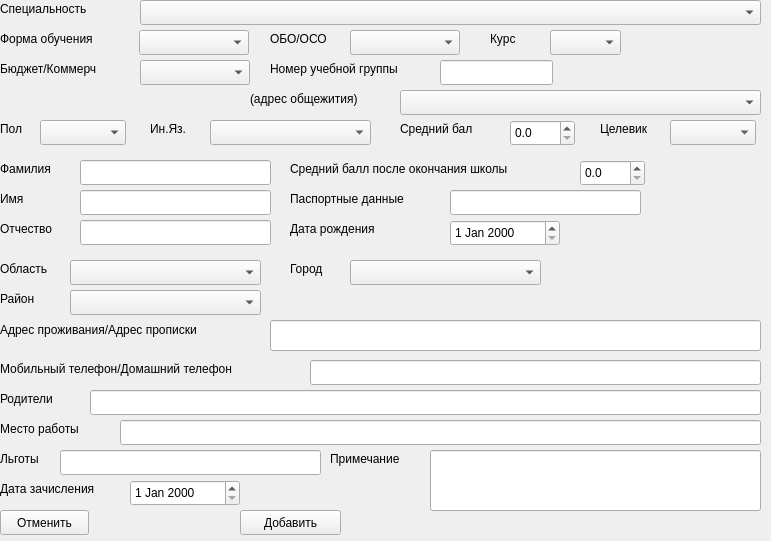
   <widget class="QWidget" name="AddStudent" native="true">
    <property name="geometry">
     <rect>
      <x>1030</x>
      <y>0</y>
      <width>771</width>
      <height>541</height>
     </rect>
    </property>
    <property name="autoFillBackground">
     <bool>true</bool>
    </property>
    <widget class="QLabel" name="label_19">
     <property name="geometry">
      <rect>
       <x>0</x>
       <y>0</y>
       <width>111</width>
       <height>17</height>
      </rect>
     </property>
     <property name="text">
      <string>Специальность</string>
     </property>
    </widget>
    <widget class="QLabel" name="label_20">
     <property name="geometry">
      <rect>
       <x>290</x>
       <y>190</y>
       <width>141</width>
       <height>17</height>
      </rect>
     </property>
     <property name="text">
      <string>Паспортные данные</string>
     </property>
    </widget>
    <widget class="QLabel" name="label_21">
     <property name="geometry">
      <rect>
       <x>290</x>
       <y>220</y>
       <width>111</width>
       <height>17</height>
      </rect>
     </property>
     <property name="text">
      <string>Дата рождения</string>
     </property>
    </widget>
    <widget class="QComboBox" name="comboBox_10">
     <property name="geometry">
      <rect>
       <x>350</x>
       <y>260</y>
       <width>191</width>
       <height>25</height>
      </rect>
     </property>
     <property name="cursor">
      <cursorShape>PointingHandCursor</cursorShape>
     </property>
    </widget>
    <widget class="QComboBox" name="comboBox_2">
     <property name="geometry">
      <rect>
       <x>139</x>
       <y>30</y>
       <width>110</width>
       <height>25</height>
      </rect>
     </property>
     <property name="cursor">
      <cursorShape>PointingHandCursor</cursorShape>
     </property>
    </widget>
    <widget class="QLabel" name="label_22">
     <property name="geometry">
      <rect>
       <x>150</x>
       <y>120</y>
       <width>41</width>
       <height>17</height>
      </rect>
     </property>
     <property name="text">
      <string>Ин.Яз.</string>
     </property>
    </widget>
    <widget class="QLabel" name="label_23">
     <property name="geometry">
      <rect>
       <x>0</x>
       <y>320</y>
       <width>251</width>
       <height>20</height>
      </rect>
     </property>
     <property name="text">
      <string>Адрес проживания/Адрес прописки</string>
     </property>
    </widget>
    <widget class="QLabel" name="label_24">
     <property name="geometry">
      <rect>
       <x>290</x>
       <y>260</y>
       <width>51</width>
       <height>17</height>
      </rect>
     </property>
     <property name="text">
      <string>Город</string>
     </property>
    </widget>
    <widget class="QLineEdit" name="lineEdit_6">
     <property name="geometry">
      <rect>
       <x>310</x>
       <y>360</y>
       <width>451</width>
       <height>25</height>
      </rect>
     </property>
    </widget>
    <widget class="QLabel" name="label_25">
     <property name="geometry">
      <rect>
       <x>0</x>
       <y>30</y>
       <width>121</width>
       <height>17</height>
      </rect>
     </property>
     <property name="text">
      <string>Форма обучения</string>
     </property>
    </widget>
    <widget class="QLineEdit" name="lineEdit_7">
     <property name="geometry">
      <rect>
       <x>90</x>
       <y>390</y>
       <width>671</width>
       <height>25</height>
      </rect>
     </property>
    </widget>
    <widget class="QLineEdit" name="lineEdit_5">
     <property name="geometry">
      <rect>
       <x>270</x>
       <y>320</y>
       <width>491</width>
       <height>31</height>
      </rect>
     </property>
    </widget>
    <widget class="QLabel" name="label_26">
     <property name="geometry">
      <rect>
       <x>0</x>
       <y>420</y>
       <width>101</width>
       <height>17</height>
      </rect>
     </property>
     <property name="text">
      <string>Место работы</string>
     </property>
    </widget>
    <widget class="QLineEdit" name="lineEdit">
     <property name="geometry">
      <rect>
       <x>80</x>
       <y>160</y>
       <width>191</width>
       <height>25</height>
      </rect>
     </property>
    </widget>
    <widget class="QLabel" name="label_27">
     <property name="geometry">
      <rect>
       <x>330</x>
       <y>450</y>
       <width>91</width>
       <height>17</height>
      </rect>
     </property>
     <property name="text">
      <string>Примечание</string>
     </property>
    </widget>
    <widget class="QLineEdit" name="lineEdit_3">
     <property name="geometry">
      <rect>
       <x>80</x>
       <y>220</y>
       <width>191</width>
       <height>25</height>
      </rect>
     </property>
    </widget>
    <widget class="QLabel" name="label_28">
     <property name="geometry">
      <rect>
       <x>400</x>
       <y>120</y>
       <width>101</width>
       <height>17</height>
      </rect>
     </property>
     <property name="text">
      <string>Средний бал</string>
     </property>
    </widget>
    <widget class="QLabel" name="label_29">
     <property name="geometry">
      <rect>
       <x>0</x>
       <y>290</y>
       <width>41</width>
       <height>17</height>
      </rect>
     </property>
     <property name="text">
      <string>Район</string>
     </property>
    </widget>
    <widget class="QLineEdit" name="lineEdit_11">
     <property name="geometry">
      <rect>
       <x>60</x>
       <y>450</y>
       <width>261</width>
       <height>25</height>
      </rect>
     </property>
    </widget>
    <widget class="QLabel" name="label_30">
     <property name="geometry">
      <rect>
       <x>600</x>
       <y>120</y>
       <width>61</width>
       <height>17</height>
      </rect>
     </property>
     <property name="text">
      <string>Целевик</string>
     </property>
    </widget>
    <widget class="QLabel" name="label_31">
     <property name="geometry">
      <rect>
       <x>0</x>
       <y>60</y>
       <width>121</width>
       <height>17</height>
      </rect>
     </property>
     <property name="text">
      <string>Бюджет/Коммерч</string>
     </property>
    </widget>
    <widget class="QLabel" name="label_32">
     <property name="geometry">
      <rect>
       <x>0</x>
       <y>120</y>
       <width>31</width>
       <height>17</height>
      </rect>
     </property>
     <property name="text">
      <string>Пол</string>
     </property>
    </widget>
    <widget class="QLabel" name="label_33">
     <property name="geometry">
      <rect>
       <x>0</x>
       <y>390</y>
       <width>71</width>
       <height>17</height>
      </rect>
     </property>
     <property name="text">
      <string>Родители</string>
     </property>
    </widget>
    <widget class="QLabel" name="label_34">
     <property name="geometry">
      <rect>
       <x>0</x>
       <y>160</y>
       <width>61</width>
       <height>17</height>
      </rect>
     </property>
     <property name="text">
      <string>Фамилия</string>
     </property>
    </widget>
    <widget class="QLineEdit" name="lineEdit_4">
     <property name="geometry">
      <rect>
       <x>450</x>
       <y>190</y>
       <width>191</width>
       <height>25</height>
      </rect>
     </property>
    </widget>
    <widget class="QLineEdit" name="lineEdit_9">
     <property name="geometry">
      <rect>
       <x>430</x>
       <y>450</y>
       <width>331</width>
       <height>61</height>
      </rect>
     </property>
    </widget>
    <widget class="QDateEdit" name="dateEdit_4">
     <property name="geometry">
      <rect>
       <x>130</x>
       <y>480</y>
       <width>110</width>
       <height>26</height>
      </rect>
     </property>
     <property name="cursor">
      <cursorShape>PointingHandCursor</cursorShape>
     </property>
    </widget>
    <widget class="QComboBox" name="comboBox_5">
     <property name="geometry">
      <rect>
       <x>140</x>
       <y>60</y>
       <width>110</width>
       <height>25</height>
      </rect>
     </property>
     <property name="cursor">
      <cursorShape>PointingHandCursor</cursorShape>
     </property>
    </widget>
    <widget class="QComboBox" name="comboBox_3">
     <property name="geometry">
      <rect>
       <x>350</x>
       <y>30</y>
       <width>110</width>
       <height>25</height>
      </rect>
     </property>
     <property name="cursor">
      <cursorShape>PointingHandCursor</cursorShape>
     </property>
    </widget>
    <widget class="QComboBox" name="comboBox_9">
     <property name="geometry">
      <rect>
       <x>70</x>
       <y>260</y>
       <width>191</width>
       <height>25</height>
      </rect>
     </property>
     <property name="cursor">
      <cursorShape>PointingHandCursor</cursorShape>
     </property>
    </widget>
    <widget class="QLabel" name="label_56">
     <property name="geometry">
      <rect>
       <x>0</x>
       <y>480</y>
       <width>121</width>
       <height>17</height>
      </rect>
     </property>
     <property name="text">
      <string>Дата зачисления</string>
     </property>
    </widget>
    <widget class="QComboBox" name="comboBox_7">
     <property name="geometry">
      <rect>
       <x>40</x>
       <y>120</y>
       <width>86</width>
       <height>25</height>
      </rect>
     </property>
     <property name="cursor">
      <cursorShape>PointingHandCursor</cursorShape>
     </property>
    </widget>
    <widget class="QPushButton" name="pushButton_7">
     <property name="geometry">
      <rect>
       <x>240</x>
       <y>510</y>
       <width>101</width>
       <height>25</height>
      </rect>
     </property>
     <property name="cursor">
      <cursorShape>PointingHandCursor</cursorShape>
     </property>
     <property name="text">
      <string>Добавить</string>
     </property>
    </widget>
    <widget class="QDoubleSpinBox" name="doubleSpinBox_2">
     <property name="geometry">
      <rect>
       <x>580</x>
       <y>160</y>
       <width>65</width>
       <height>26</height>
      </rect>
     </property>
     <property name="cursor">
      <cursorShape>PointingHandCursor</cursorShape>
     </property>
     <property name="decimals">
      <number>1</number>
     </property>
     <property name="singleStep">
      <double>0.100000000000000</double>
     </property>
    </widget>
    <widget class="QLabel" name="label_35">
     <property name="geometry">
      <rect>
       <x>0</x>
       <y>450</y>
       <width>51</width>
       <height>17</height>
      </rect>
     </property>
     <property name="text">
      <string>Льготы</string>
     </property>
    </widget>
    <widget class="QPushButton" name="pushButton_8">
     <property name="geometry">
      <rect>
       <x>0</x>
       <y>510</y>
       <width>89</width>
       <height>25</height>
      </rect>
     </property>
     <property name="cursor">
      <cursorShape>PointingHandCursor</cursorShape>
     </property>
     <property name="text">
      <string>Отменить</string>
     </property>
    </widget>
    <widget class="QLabel" name="label_36">
     <property name="geometry">
      <rect>
       <x>0</x>
       <y>360</y>
       <width>291</width>
       <height>17</height>
      </rect>
     </property>
     <property name="text">
      <string>Мобильный телефон/Домашний телефон</string>
     </property>
    </widget>
    <widget class="QDateEdit" name="dateEdit">
     <property name="geometry">
      <rect>
       <x>450</x>
       <y>220</y>
       <width>110</width>
       <height>26</height>
      </rect>
     </property>
     <property name="cursor">
      <cursorShape>PointingHandCursor</cursorShape>
     </property>
    </widget>
    <widget class="QLabel" name="label_37">
     <property name="geometry">
      <rect>
       <x>0</x>
       <y>190</y>
       <width>31</width>
       <height>17</height>
      </rect>
     </property>
     <property name="text">
      <string>Имя</string>
     </property>
    </widget>
    <widget class="QLabel" name="label_38">
     <property name="geometry">
      <rect>
       <x>290</x>
       <y>160</y>
       <width>281</width>
       <height>17</height>
      </rect>
     </property>
     <property name="text">
      <string>Средний балл после окончания школы</string>
     </property>
    </widget>
    <widget class="QLabel" name="label_39">
     <property name="geometry">
      <rect>
       <x>0</x>
       <y>260</y>
       <width>61</width>
       <height>17</height>
      </rect>
     </property>
     <property name="text">
      <string>Область	</string>
     </property>
    </widget>
    <widget class="QLineEdit" name="lineEdit_2">
     <property name="geometry">
      <rect>
       <x>80</x>
       <y>190</y>
       <width>191</width>
       <height>25</height>
      </rect>
     </property>
    </widget>
    <widget class="QLabel" name="label_40">
     <property name="geometry">
      <rect>
       <x>270</x>
       <y>60</y>
       <width>161</width>
       <height>17</height>
      </rect>
     </property>
     <property name="text">
      <string>Номер учебной группы</string>
     </property>
    </widget>
    <widget class="QLineEdit" name="lineEdit_10">
     <property name="geometry">
      <rect>
       <x>440</x>
       <y>60</y>
       <width>113</width>
       <height>25</height>
      </rect>
     </property>
    </widget>
    <widget class="QComboBox" name="comboBox">
     <property name="geometry">
      <rect>
       <x>140</x>
       <y>0</y>
       <width>621</width>
       <height>25</height>
      </rect>
     </property>
     <property name="cursor">
      <cursorShape>PointingHandCursor</cursorShape>
     </property>
    </widget>
    <widget class="QComboBox" name="comboBox_6">
     <property name="geometry">
      <rect>
       <x>400</x>
       <y>90</y>
       <width>361</width>
       <height>25</height>
      </rect>
     </property>
     <property name="cursor">
      <cursorShape>PointingHandCursor</cursorShape>
     </property>
    </widget>
    <widget class="QLabel" name="label_41">
     <property name="geometry">
      <rect>
       <x>270</x>
       <y>30</y>
       <width>71</width>
       <height>17</height>
      </rect>
     </property>
     <property name="text">
      <string>ОБО/ОСО</string>
     </property>
    </widget>
    <widget class="QLabel" name="label_42">
     <property name="geometry">
      <rect>
       <x>0</x>
       <y>220</y>
       <width>71</width>
       <height>17</height>
      </rect>
     </property>
     <property name="text">
      <string>Отчество</string>
     </property>
    </widget>
    <widget class="QDoubleSpinBox" name="doubleSpinBox">
     <property name="geometry">
      <rect>
       <x>510</x>
       <y>120</y>
       <width>65</width>
       <height>26</height>
      </rect>
     </property>
     <property name="cursor">
      <cursorShape>PointingHandCursor</cursorShape>
     </property>
     <property name="decimals">
      <number>1</number>
     </property>
     <property name="singleStep">
      <double>0.100000000000000</double>
     </property>
    </widget>
    <widget class="QComboBox" name="comboBox_13">
     <property name="geometry">
      <rect>
       <x>670</x>
       <y>120</y>
       <width>86</width>
       <height>25</height>
      </rect>
     </property>
     <property name="cursor">
      <cursorShape>PointingHandCursor</cursorShape>
     </property>
    </widget>
    <widget class="QComboBox" name="comboBox_4">
     <property name="geometry">
      <rect>
       <x>550</x>
       <y>30</y>
       <width>71</width>
       <height>25</height>
      </rect>
     </property>
     <property name="cursor">
      <cursorShape>PointingHandCursor</cursorShape>
     </property>
    </widget>
    <widget class="QComboBox" name="comboBox_11">
     <property name="geometry">
      <rect>
       <x>70</x>
       <y>290</y>
       <width>191</width>
       <height>25</height>
      </rect>
     </property>
     <property name="cursor">
      <cursorShape>PointingHandCursor</cursorShape>
     </property>
    </widget>
    <widget class="QLabel" name="label_43">
     <property name="geometry">
      <rect>
       <x>490</x>
       <y>30</y>
       <width>41</width>
       <height>17</height>
      </rect>
     </property>
     <property name="text">
      <string>Курс</string>
     </property>
    </widget>
    <widget class="QLineEdit" name="lineEdit_8">
     <property name="geometry">
      <rect>
       <x>120</x>
       <y>420</y>
       <width>641</width>
       <height>25</height>
      </rect>
     </property>
    </widget>
    <widget class="QLabel" name="label_44">
     <property name="geometry">
      <rect>
       <x>250</x>
       <y>90</y>
       <width>141</width>
       <height>17</height>
      </rect>
     </property>
     <property name="text">
      <string>(адрес общежития)</string>
     </property>
    </widget>
    <widget class="QComboBox" name="comboBox_8">
     <property name="geometry">
      <rect>
       <x>210</x>
       <y>120</y>
       <width>161</width>
       <height>25</height>
      </rect>
     </property>
     <property name="cursor">
      <cursorShape>PointingHandCursor</cursorShape>
     </property>
    </widget>
   </widget>
